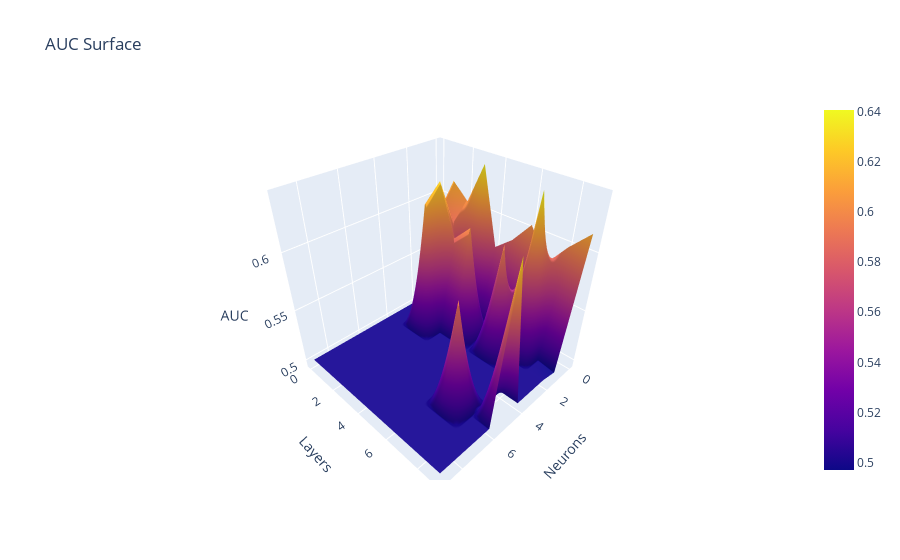

The code cell stored with this chart in its notebook:
### Markdown cell above
# Resultados

### Code cell
fig1 = go.Figure(data=[go.Surface(z=AUC_v02)])

fig1.update_layout(title='AUC Surface', autosize=True,
                   scene = dict(xaxis_title='Neurons',
                                yaxis_title='Layers',
                                zaxis_title='AUC'))
fig1.update_yaxes(tickvals=[x+30 for x in range(10)])
fig1.update_xaxes(tickvals=[x+30 for x in range(10)])

fig1.show()
fig1.write_html('AUC_02.html')

### Figure 1 — Plotly figure (JSON) as saved in the notebook; plotly's stock layout.template omitted (floating-point values rounded to 4 significant figures)
{"data": [{"type": "surface", "z": [[0.5744, 0.5, 0.5, 0.5, 0.5, 0.5, 0.5, 0.5, 0.5, 0.5], [0.615, 0.5941, 0.5, 0.5, 0.5, 0.5, 0.5, 0.5, 0.5, 0.5], [0.602, 0.5876, 0.6284, 0.6147, 0.5, 0.5, 0.5, 0.5, 0.5, 0.5], [0.6374, 0.5, 0.5863, 0.5, 0.5, 0.5, 0.5, 0.5, 0.5, 0.5], [0.572, 0.5, 0.6011, 0.5, 0.5, 0.5, 0.5, 0.5, 0.5, 0.5], [0.5847, 0.5, 0.5, 0.5, 0.5, 0.5, 0.5, 0.5, 0.5, 0.5], [0.6036, 0.5082, 0.5997, 0.5, 0.5, 0.5, 0.5, 0.5, 0.5, 0.5], [0.577, 0.6406, 0.5, 0.5, 0.5, 0.5, 0.5933, 0.5, 0.5, 0.5], [0.5976, 0.5, 0.5, 0.5, 0.5, 0.5, 0.5, 0.5, 0.5, 0.5], [0.6144, 0.4971, 0.5, 0.5, 0.5, 0.6314, 0.5, 0.5, 0.5, 0.5]]}], "layout": {"autosize": true, "scene": {"xaxis": {"title": {"text": "Neurons"}}, "yaxis": {"title": {"text": "Layers"}}, "zaxis": {"title": {"text": "AUC"}}}, "title": {"text": "AUC Surface"}, "xaxis": {"tickvals": [30, 31, 32, 33, 34, 35, 36, 37, 38, 39]}, "yaxis": {"tickvals": [30, 31, 32, 33, 34, 35, 36, 37, 38, 39]}}}
